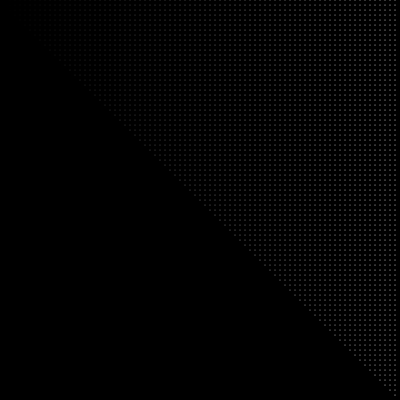
Frame 1 (no input)
Frame 60 (no input): identical to frame 1, image omitted
Frame 120 (the mouse pressed at the canvas centre since frame 60): identical to frame 1, image omitted

The p5.js sketch that drew this single still picture (run headless with seeded random() and noise() and a simulated clock; from frame 60 on, the mouse is pressed at the canvas centre):

// p5.js sketch
// ── sketch.js

var i = 0;
function setup() {
  createCanvas(400,400);
}

function draw() {

  background(0);
  
  for(i = 0; i < 400; i+=5){
  	for(j = i; j < 400; j+=5){
  		stroke(255/400 * j);
  		point(j,i);
  	}
  }
  
}
